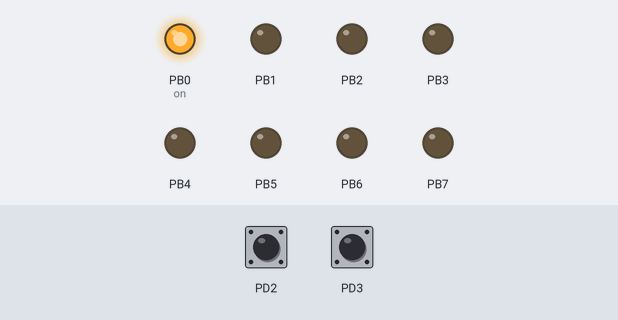
Recording of a program running on a simulated ATmega328P, built with avr-gcc and emulated at 16 MHz. Shown: output pins drawn as LEDs (lit = HIGH). Dashed ring = blinking. Inputs (shaded band) come from the test bench; at power-on: PD2 HIGH, PD3 HIGH.

Above: at 1.2 s.
1.3 s: PD2 pulled LOW for 0.15 s
At 1.5 s:
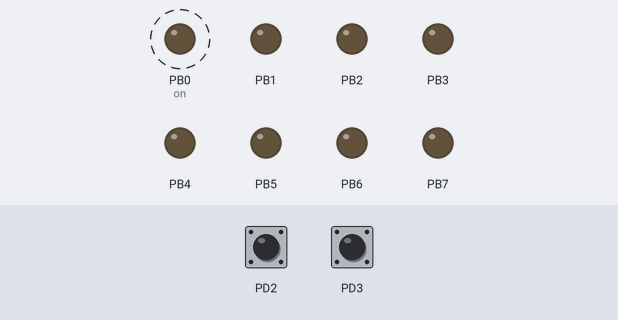
4.3 s: PD3 pulled LOW for 0.15 s
At 4.7 s:
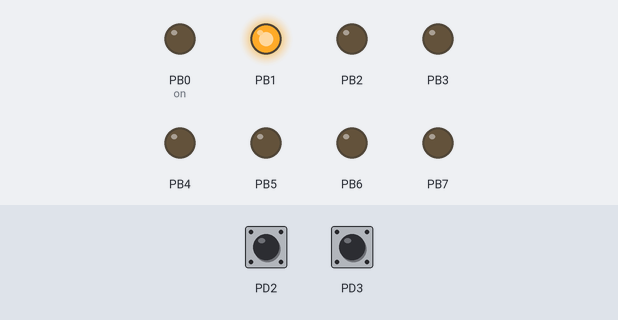
7.3 s: PD3 pulled LOW for 1 s
At 8.6 s:
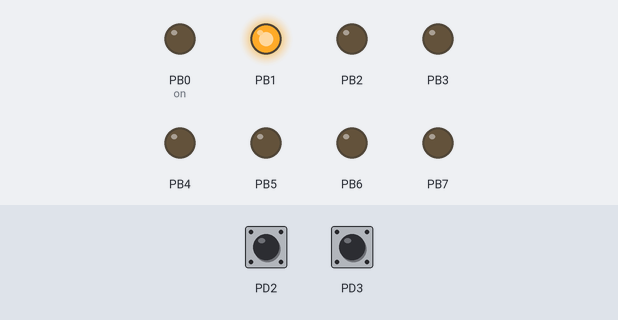
9.8 s: PD3 pulled LOW for 3.2 s
At 10.1 s:
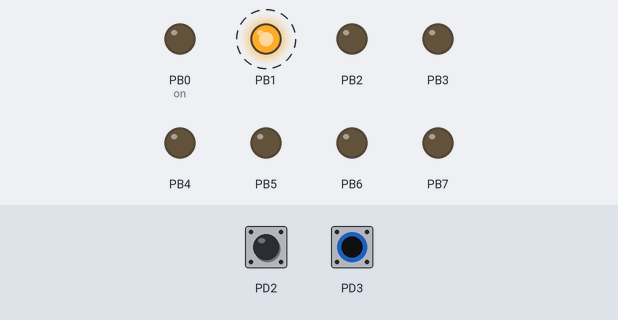
Timing chart, 0 to 15.5 s (numbered marks = the images above; inputs shaded):
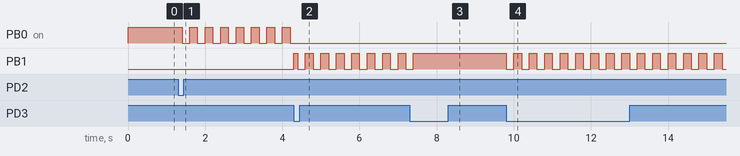

The program:

main.c
```c
/*
 * Fachrial D P Perdana_3503937_ARBKVS_Praktikum2.c
 *
 * Created: 10/28/2022 11:47:01 AM
 * Author : Fachrial Dimas Putra Perdana
 * Matrikel-Nr : 3503937
 */

#include <avr/io.h>
#define F_CPU 16000000
#include <avr/interrupt.h>
#include <util/delay.h>

volatile int on = 0;
volatile int blink = 0;

void setUp(){
	DDRB = 0xff;														//Data register B als Output (hier werden B0 und B1 verwendet)
	PORTB =0x00;														//PORTB 0 setzen

	DDRD = 0x00;														//Data Register B als input (D2 und D3 verwendet)
	PORTD = (1<<PIND2)|(1<<PIND3);										//Bit für die beide Switchs setzen
	cli();																//Interrupt-Flag löschen und Interupt sperren
	EIMSK = (1<<INT0) | (1<<INT1);										//Enable-External-Interrupt von	INT1 und INT0 (PIND2 und PIND3)
	EICRA = (1<<ISC11) | (1<<ISC01);									//Falling-Edge von INT0 und INT1 bilden Interrupt-Request
	sei();																//Enable global Interrupt
}

ISR(INT0_vect){															//Interrupt Service Routine, wenn PIND2 gedrückt wird
	if(PORTB0==on){														//PORTB 0 = LED D0
		blink^=(1<<0);													//blinker ein/ausschalten
	}else{																//wenn nicht an ist
		PORTB=(1<<PORTB0);												//LED D0 einschalten
	}
	on = PORTB0;														// on-Status zu LED D0 umsetzen
}

ISR(INT1_vect){															//Interrupt Service Routine, wenn PIND3 gedrückt wird
	if(PORTB1==on){														//PORTB 1 = LED D9
		blink^=(1<<0);													//blinker ein/ausschalten
	}else{																//wenn nicht an ist
		PORTB=(1<<PORTB1);												//LED D9 einschalten
	}
	on = PORTB1;														// on-Status zu LED D9 umsetzen
}

int main(void)
{
    setUp();
    while (1)
    {
		if(blink==1) {
			PORTB ^=(1<<on);
		}else{
			PORTB = (1<<on);
		}
		_delay_ms(200);
    }
}
```

Measured:
- after the input at 1.3 s, PB0 (on): alternates HIGH for 0.20 s and LOW for 0.20 s, starting after 0.10 s
- after the input at 4.3 s, PB0 (on): stops changing and stays LOW; PB1: LOW → HIGH at once, then repeats every 0.40 s: LOW 0.20 s, HIGH 0.20 s
- after the input at 7.3 s, PB1: goes on until 7.4 s, then stays HIGH
- after the input at 9.8 s, PB1: alternates HIGH for 0.20 s and LOW for 0.20 s, starting at once
